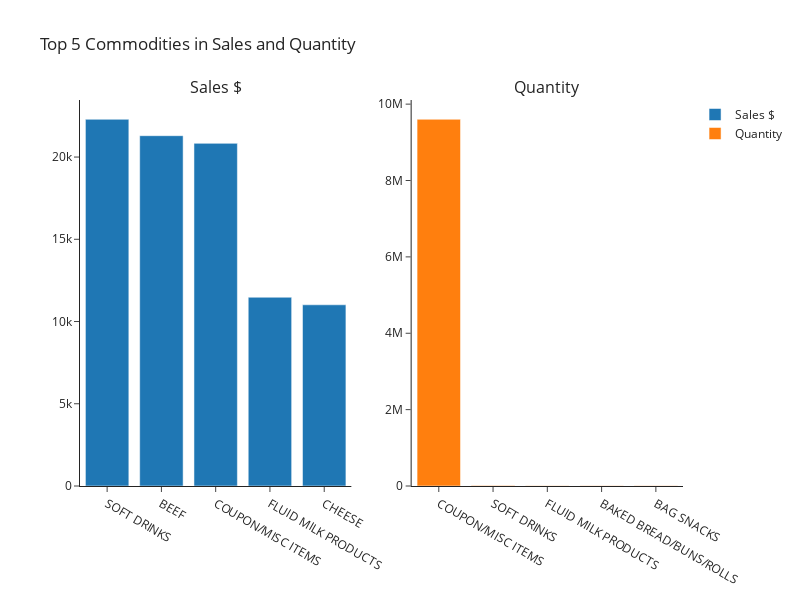

The notebook cell saved with this chart:
### Code cell
# Add the 2 traces
trace1 = go.Bar(
            x = df_top5.COMMODITY_DESC,
            y = df_top5.SALES_VALUE,
            name = 'Sales $')

trace2 = go.Bar(
            x = df_top5_quantity.COMMODITY_DESC,
            y = df_top5_quantity.QUANTITY,
            name = 'Quantity')

# Set-up subplots
fig = make_subplots(rows=1, cols=2, subplot_titles=("Sales $", "Quantity"))

fig.add_trace(
    trace1,
    row=1, col=1
)

fig.add_trace(
    trace2,
    row=1, col=2
)

fig.update_layout(height=600, width=800, template = 'simple_white', title_text="Top 5 Commodities in Sales and Quantity")

fig.show()

### Figure 1 — Plotly figure (JSON) as saved in the notebook; plotly's stock layout.template omitted (floating-point values rounded to 4 significant figures)
{"data": [{"name": "Sales $", "type": "bar", "x": ["SOFT DRINKS", "BEEF", "COUPON/MISC ITEMS", "FLUID MILK PRODUCTS", "CHEESE"], "xaxis": "x", "y": [22300.0, 21300.0, 20830.0, 11480.0, 11020.0], "yaxis": "y"}, {"name": "Quantity", "type": "bar", "x": ["COUPON/MISC ITEMS", "SOFT DRINKS", "FLUID MILK PRODUCTS", "BAKED BREAD/BUNS/ROLLS", "BAG SNACKS"], "xaxis": "x2", "y": [9602954, 10734, 6731, 6162, 5220], "yaxis": "y2"}], "layout": {"annotations": [{"font": {"size": 16}, "showarrow": false, "text": "Sales $", "x": 0.225, "xanchor": "center", "xref": "paper", "y": 1, "yanchor": "bottom", "yref": "paper"}, {"font": {"size": 16}, "showarrow": false, "text": "Quantity", "x": 0.775, "xanchor": "center", "xref": "paper", "y": 1, "yanchor": "bottom", "yref": "paper"}], "height": 600, "title": {"text": "Top 5 Commodities in Sales and Quantity"}, "width": 800, "xaxis": {"anchor": "y", "domain": [0, 0.45]}, "xaxis2": {"anchor": "y2", "domain": [0.55, 1]}, "yaxis": {"anchor": "x", "domain": [0, 1]}, "yaxis2": {"anchor": "x2", "domain": [0, 1]}}}
